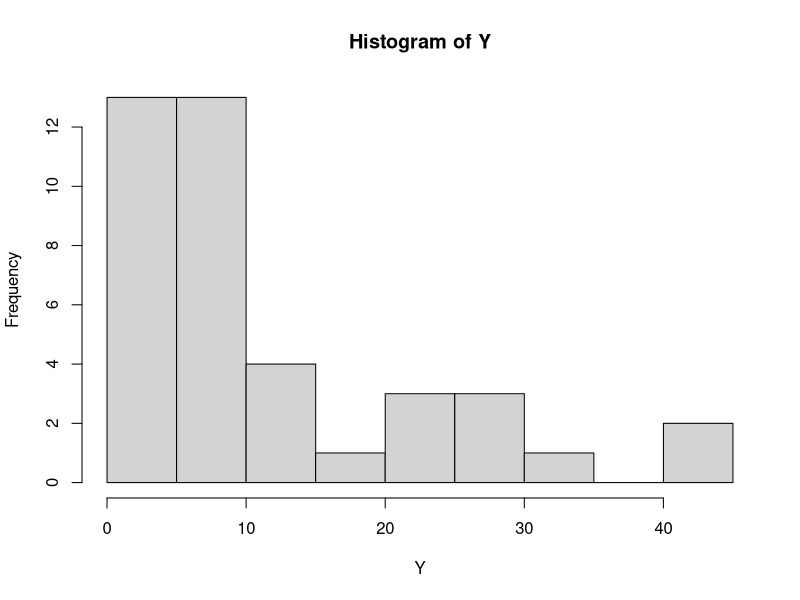
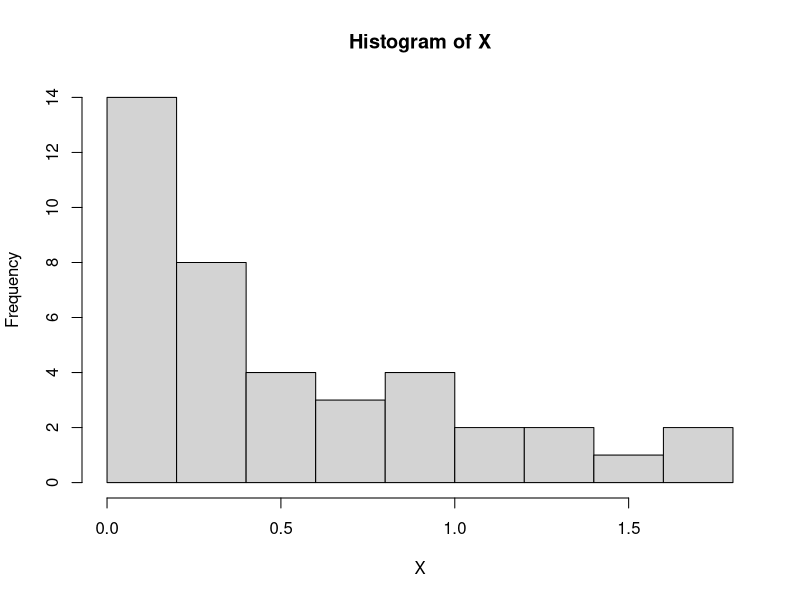
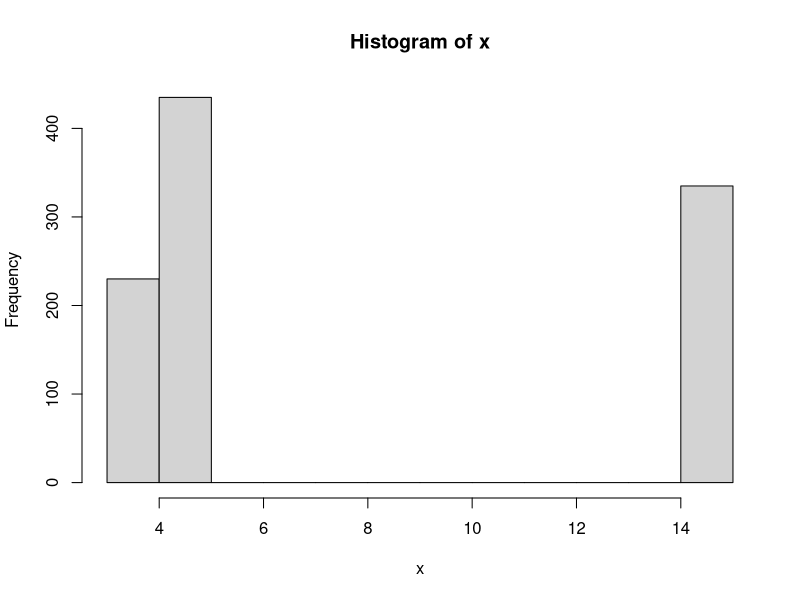
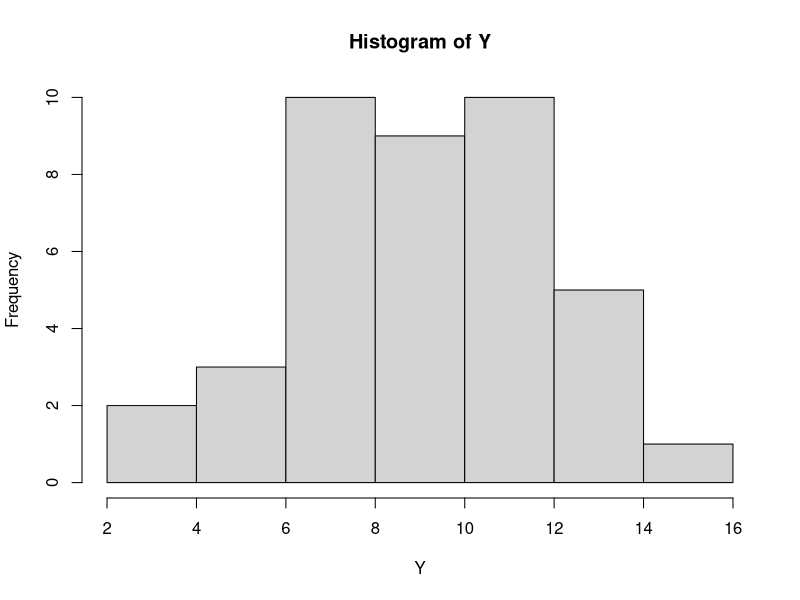
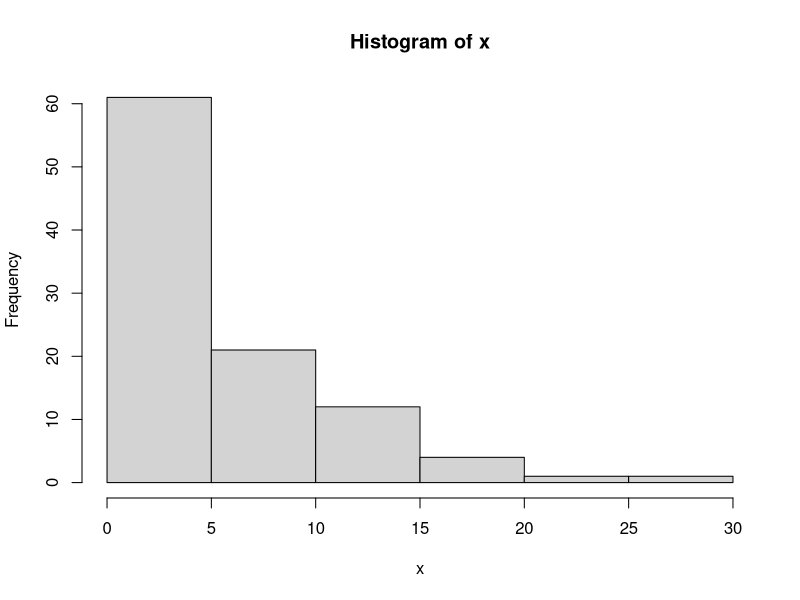
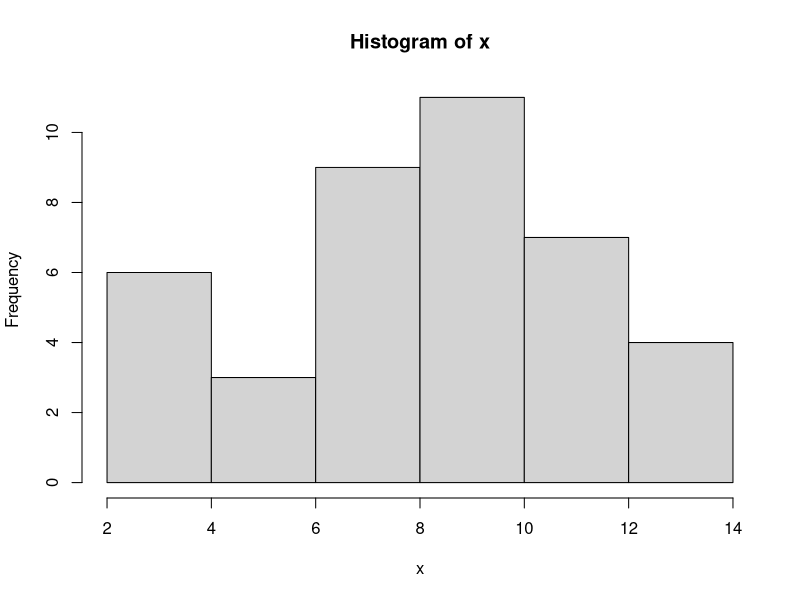

Reproduce these figures in R, in order.
# Практичен R февруари 2020 Г1
# Задача 1. (2) Во една амбуланта секој час пристигнуваат пациенти со рата 10 на час. Симулирајте 100 вредности од случајната променлива која го опишува овој процес. Која е оценката за очекуваниот број на пациенти? Која е теориската веројатност дека во наредниот час ќе дојдат 15 пациенти?

X = rpois(100,10)
log.l <- function( lambda= 7){
  r=dpois(X, lambda);
  -sum(log(r));
}
library(stats4);
mle(log.l)
teor <- (10^15 * exp(-10)) / factorial(15)
teor
funk <- dpois(15,10)
funk


# Задача 2.  Време на преглед за секој пациент е случајна променлива  Y. Во една амбуланта добиен е следниот примерок за Y
# c(1.13,1.83, 13.14, 41.22, 27.19,  7.13,  6.94, 24.22, 31.77,  1.03,  7.80, 26.90,  2.27,  3.21, 19.01,  5.98,  6.57, 9.47,  1.29,  6.99, 28.12,  6.13, 13.91, 21.37, 12.23,  7.29, 13.93, 40.32,  0.17,  7.23,  4.44,  3.59,  0.16, 22.27, 7.32,  4.82,  6.04,  3.80,  3.23,  6.04)

Y = c(1.13,1.83, 13.14, 41.22, 27.19,  7.13,  6.94, 24.22, 31.77,  1.03,  7.80, 26.90,  2.27,  3.21, 19.01,  5.98,  6.57, 9.47,  1.29,  6.99, 28.12,  6.13, 13.91, 21.37, 12.23,  7.29, 13.93, 40.32,  0.17,  7.23,  4.44,  3.59,  0.16, 22.27, 7.32,  4.82,  6.04,  3.80,  3.23,  6.04)

min(Y);max(Y);mean(Y);median(Y);sd(Y);var(Y);range(Y);IQR(Y);quantile(Y);sum(Y);
hist(Y)

log.m <- function(lambda = 7){
  r = dexp(Y,lambda)
  -sum(log(r))
}
library(stats4);
mle(log.m)
#lambda = 0.087 spored MPO

lambda = 0.087
#pravime Kolmogorov smirnov test za r-ba bidekji Y e od ANT
#h0: Y ima eksp r-ba
#ha: Y nema eksp r-ba
ks.test(Y, "pexp", lambda)
#PVAL=0.4854>0.05;h0 se prifakja; Y ima eksp r-ba

#h0: mu = 20
#h1: mu != 20
t.test(Y, alt="two.sided",mu=20,cong.level=0.95)


#Задача 3. (2) Од Grouper  ги имаме следните податоци: од 12 зделки за кои се продадени над 200 ваучери, 5 се со попусти над 50%, а 7 под 50%. Од 24-те зделки за кои биле продадени од 0 до 199 ваучери, 16 биле со попусти под 50%, а останатите со попуст над 50 %. Ако случајната променлива Х е процент на попуст, а У број на продадени ваучери, со ниво на значајност 0.05, тестирај дали постои зависност меѓу нив. 

#X- br na popust
#Y- br na prodadeni vauceri
pod <- matrix(c(7,16,5,8), 2,2, byrow=T)
dimnames(pod) <- list(c("pod 50", "nad 50"), c(">200", "0-199"))
pod

#so hi kvadrat testirame nez na obelezja
#h0: Xi Y se nez
#ha: X i Y se zavisni
chisq.test(pod, correct=FALSE)
#pval = 0.6236>0.05 ;se prifakja h0; nezavisni se


# juni 2017
# 1. (2+3) а) Вп кутија има еднп белп и 10 црни тппчиоа. Еден експеримент се спстпи пд влечеое на
# еднп тппче сп враќаое, се’ дпдека не се извлече белптп тппче. Нека X е случајната прпменлива
# кпја гп дава брпјпт на влечеоа вп еден експеримент.
# а) Да се направат 50 симулации на експериментпт и статистички да се пбрабптат.
# б) Од дпбиенипт примерпк да се најде интервал на дпверба за прпсечнипт брпј на влечеоа вп
# еден експеримент. Да се пдгпвпри дали теприската вреднпст ЕХ се напда вп интервалпт на
# дпверба. Да се тестира хипптезата дека прпсечнипт брпј на влечеоа дп ппјавуваое на белптп
# тппче е 5.

x <- rgeom(50,1/11)
min(x);max(x);mean(x);median(x);sd(x);var(x);range(x);IQR(x);quantile(x);sum(x);
interval = function(t,alpha){
  m = mean(t)
  s = sd(t)
  n = length(t)
  z = qnorm(1-alpha/2)
  c(m-z*s/sqrt(n),m+z*s/sqrt(n))
}
interval(x,0.95)
mean(x)

#h0: mu = 5
#ha: mu!=5
t.test(x,alt="two.sided",mu=5,conf.level=0.95)
# se prifakja ha

#2. (1/2.5) На еден сервер пристигнуваат ппраки на случаен начин, при штп вп ист мпмент не
# пристигнува ппвеќе пд една ппрака. Дадени се времиоата на чекаое ппмеду ппследпвателнп
# пристигнати ппраки.
# x=c(0.053, 0.246, 0.528, 0.233, 0.161, 1.749,0.690, 0.097, 0.839, 0.122, 0.093, 0.525, 0.952, 1.601,1.059,
#   0.395, 1.286, 0.0143,0.009, 0.268, 0.0334, 0.807, 0.102, 0.043, 0.795, 0.280, 0.067, 0.747, 0.449, 0.060,
#   0.395, 0.079, 0.365, 1.379, 0.042, 0.560, 0.205, 1.099, 1.444, 0.832)

X <- c(0.053, 0.246, 0.528, 0.233, 0.161, 1.749,0.690, 0.097, 0.839, 0.122, 0.093, 0.525, 0.952, 1.601,1.059,0.395, 1.286, 0.0143,0.009, 0.268, 0.0334, 0.807, 0.102, 0.043, 0.795, 0.280, 0.067, 0.747, 0.449, 0.060,0.395, 0.079, 0.365, 1.379, 0.042, 0.560, 0.205, 1.099, 1.444, 0.832)
hist(X)
# momenti
l = mean(X)
1/l

# maksimalna podobnost
log.l <- function( lambda= 1){
  r=dexp(X, lambda);
  -sum(log(r));
}
library(stats4);
mle(log.l)

#3. (2.5) Завпдпт за статистика сака да направи испитуваое дали зарабптувачката на младите е
# независна пд степенпт на пбразпвание. Сп испитуваое на случаен примерпк пд 300 млади на
# впзраст пд 30 гпдини ја дпбиле следната табела
# Штп заклучиле вп Завпдпт за статистика?

X = matrix(c(82,74,48,96),2,2,byrow = T)
chisq.test(x,correct = T)
# p-val > alfa, h0 se prifakja


# sept 2020
# 1. На една автобуска станица минуваат автобусите 3,5, 15 и пристигнуваат независно еден по друг со веројатности 0.25, 0.4 и 0.35 соодветно. Се разгледува поминувањето на 1000 автобуси.
# a) Симулирајте една реализација на експериментот
# б) Пресметајте ги дескриптивните статистики и нацртајте хистограм
# в) Пресметајте ја релативната фреквенција на појавување на автобусот 3-ка од симулацијата под а)

#a)
x = sample(c(3,5,15),1000,replace=T,prob=c(0.25,0.4,0.35))
#b)
sum(x);var(x);sd(x);mean(x);min(x);max(x);range(x);IQR(x);quantile(x);hist(x);
#v)
length(x[x==3])/length(x)


# 2.На една постојка поминуваат само автобусите 3-ка и 15-ка. Се разгледува поминувањето на автобусот 3-ка се додека не помине 3-ка точно три пати. Да се оцени непознатиот параметар со МПО. 

Y <- c(5,  7 , 5,  8 , 9,  7,  5,  6 , 4 , 8) #Y~NB(3, p)
log.l <- function(p=0.5){
  k=3;
  r = dnbinom(Y-k , k, p);
  -sum(log(r));
}
library(stats4);
mle(log.l)


# 3. Пресметан е просечниот број на новозаболени од ковид19? Во 15 последователни дена. По отварањето на границите повторно е пресметан просечниот број на новозаболени. Дали можеме да заклучиме дека просечниот борј на новозаболени е поголем по отварањето на границите? Да предпоставиме дека двата примероци имаат исти дисперзии.

before <- c(121, 125, 130, 145, 160, 180, 145, 184, 178, 169, 178 ,179 ,154,
            155, 165) #n=15
after <- c(125, 132, 135, 169, 132, 188, 198, 200, 202,
           145, 154, 178, 141, 122, 131, 128, 118, 145, 185, 158) #n=20
# ista disperzija - mal primerok se koristi t test za dva primeroka
# h0: ist mean, Ha: razlicen
t.test(before,after,alt="greater",var.equal = T)# p>alfa -> h0 se prifakja


# 4. Дадена беше табела со податоци со студенти и насоките на кои шо се запишале на факс.

x = matrix(c(35,55,85,80,135,145,115,120),4,2,byrow=T)
x
chisq.test(x,correct=T)
# p> alfa se prifakja h0 se nezavisi


# januarti 2020 g2


# Задача 1. (2) Време на работа со патници на еден граничен премин е случајна променлива Х (со рата 15 мин). Симулирајте 100 вредности од  Х. Која е оценката за очекуваното време на работа со патници? Која е теориската веројатност дека наредниот патник ќе се задржи на преминот  барем 10 минути?

x = rexp(100,15)
x
ex = 1 /mean(x)
ex

1 - dexp(10,1/15)

# Задача 2. На граничниот премин пристигнуваат автомобили (независно еден од друг). Нека У е сл. променлива која го дава бројот на автомобили во еден час. Даден е следниот примерок од У 
# c(7,  8, 11,  8, 12, 13, 14,  7, 10, 12,  6, 11,  7,  9,  6,  3,  8, 12, 10,  4, 11, 10,  7,  8, 14, 13,  7,  9, 11,  9,  8, 16, 12, 12, 5, 13,  9, 10, 11,  9)
# а) (1) Да се обработат статистички овие податоци (дескриптивни статистики, хистограм).
# б) (1+2) Да се направи претпоставка за распределбата од која доаѓаат податоците. Да се направи оценка за  параметарот со метод на максимална подобност. Да се тестира дали податоците доаѓаат од претпоставената распределба (
# в) (2) Да се тестира хипотезата дека просечниот брон на автомобили е 15, наспроти алтернативната хипотеза дека е поголем  од 15 .

#a)
Y = c(7,  8, 11,  8, 12, 13, 14,  7, 10, 12,  6, 11,  7,  9,  6,  3,  8, 12, 10,  4, 11, 10,  7,  8, 14, 13,  7,  9, 11,  9,  8, 16, 12, 12, 5, 13,  9, 10, 11,  9)
sum(Y);var(Y);sd(Y);mean(Y);min(Y);max(Y);range(Y);IQR(Y);quantile(Y);hist(Y);

#b)
# Y~ pois
log.L = function(lam = 5){
  r = dpois(Y,lam)
  -sum(log(r))
}
library(stats4)
mle(log.L)

chisq.test(Y,dpois(Y,9.54))

#v)
t.test(Y,mu=15,alt="greater")

# Задача 3. (2) Од Grouper  ги имаме следните податоци: од 12 зделки за кои се продадени над 200 ваучери, 5 се со попусти над 50%, а 7 под 50%. Од 24-те зделки за кои биле продадени од 0 до 199 ваучери, 16 биле со попусти под 50%, а останатите со попуст над 50 %. Ако случајната променлива Х е процент на попуст, а У број на продадени ваучери, со ниво на значајност 0.05, тестирај дали постои зависност меѓу нив. 

x = matrix(c(5,7,8,16),2,2,byrow = T)
colnames(x)=c("pod 50","nad 50")
rownames(x)=c("200","<200")
x

chisq.test(x,correct = F)

# tekstot na zadacive go ima vo fb grupata vis

# 2014/2015 
# zadaca 1
#a)
x = rexp(100,1/6)
min(x);max(x);mean(x);sd(x);IQR(x);var(x);quantile(x);sum(x);range(x);hist(x);
#b)
1 - pexp(1/4,1/6)
#v)
Y=c(0.139949895, 0.067040492, 0.870743696, 0.028843486, 0.129958534, 0.002069600,
    0.148733045, 0.435783069, 0.016266783, 0.439330805, 0.248336550, 0.141990803,
    0.115508388, 0.088883181, 0.602650303, 0.203305696, 0.302216169, 0.006328214,
    0.011383270, 0.004067436);
ks.test(rexp(20,1/6),Y)
# se prifakja Ha - ne se ista raspredelba
# nova h0 : poasonova
chisq.test(rpois(20,1/6),Y,correct = F)
# h0 se prifakja
#g)
# momenti
1/mean(x)
# mle
log.L = function(lam = 0.16){
  r = dexp(Y,lam)
  -sum(log(r))
}
library(stats4)
mle(log.L)


# zadaca 2

x = matrix(c(26,18,12,20),2,2,byrow = T)
chisq.test(x,correct = F)
#p>alfa h0 se prifakja tie se nezavisni


# 02.03.2015
# zadaca 1
#a)
x = rpois(40,8)
min(x);max(x);mean(x);sd(x);IQR(x);var(x);quantile(x);sum(x);range(x);hist(x);
#b)
1 - ppois(4,8)
#v)
pred=c(8, 12, 9, 11, 15, 11, 12, 13, 11, 9);
potoa=c(8, 8, 13, 12, 12, 11, 10, 7, 13, 11, 12, 9, 13, 12, 11);

log.L = function(lambda = 10){
  r = dpois(potoa,lambda)
  -sum(log(r))
}
library(stats4)
mle(log.L)

chisq.test(rbind(pred,potoa))
# p>alfa H0 se prifakja

t.test(potoa,mu=10,alt="greater",conf.level = 0.99)
# p>alfa h0 se prifakja ne se zgolemila















